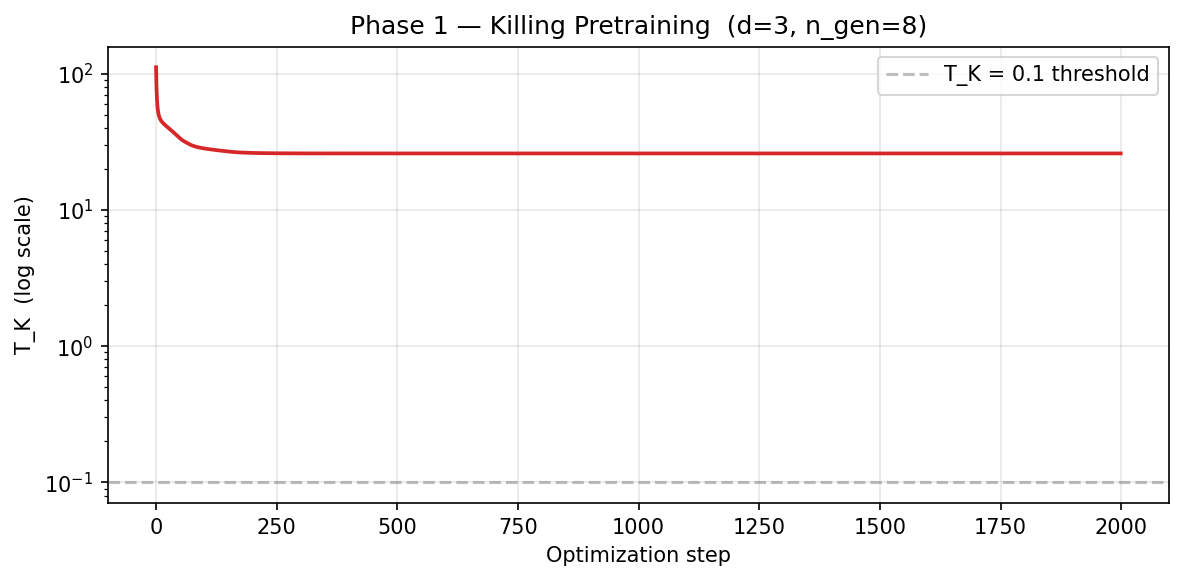
#> input picture scripts/training_ai_test/exp2_pretraining.png, 1183 x 581 px
$ python -i image_encoder.py   (imports and definitions only)
#> lines starting #> are read from the running program, lines starting #| are printed output that depends on the picture; after the words box and inside, x2 and y2 are one past the last pixel; in counts of white or black regions, pixels touching at a corner belong together
"""
Image → Relational Graph → Algebraic Operators
================================================
Converts a raster image (numpy array or PIL Image) into a RelationalGraph
and then into SU(d) adjoint operators for the Killing classifier.

Three graph scales are extracted independently (multi-scale → more operators):

  Scale 1 — Geometric  (pixel/edge level)
    Edge type: "boundary"   — edges between pixels on opposite sides of a gradient
    Edge type: "contour"    — edges along detected contours (Canny)

  Scale 2 — Regional  (superpixel level, ~100 regions)
    Edge type: "region_adj"    — region adjacency graph (shared boundary)
    Edge type: "color_similar" — regions with similar mean colour

  Scale 3 — Semantic  (patch / embedding level)
    Edge type: "patch_sim"    — cosine similarity between 8×8 patch embeddings
    Edge type: "spatial_near" — spatially adjacent patches

Dependencies (all optional):
  - PIL / Pillow   : loading images
  - scikit-image   : Canny, SLIC superpixels, region props
  (Without these, falls back to raw numpy gradient edges.)
"""

import sys
import os
from typing import List, Optional, Tuple

import numpy as np

sys.path.insert(0, os.path.dirname(__file__))
from topology_to_algebra import RelationalGraph, AlgebraicRelation, graph_to_operators


# ============================================================
#  IMAGE LOADING / PREPROCESSING
# ============================================================

def _load_image(img) -> np.ndarray:
    """
    Accept numpy array (H, W) or (H, W, C), PIL Image, or file path.
    Returns (H, W) float64 grayscale in [0, 1].
    """
    # File path
    if isinstance(img, str):
        try:
            from PIL import Image as PILImage     # noqa: PLC0415
            img = np.array(PILImage.open(img).convert("L"), dtype=np.float64) / 255.0
            return img
        except ImportError:
            raise RuntimeError("PIL required for loading image files: pip install Pillow")

    # PIL Image
    try:
        from PIL import Image as PILImage         # noqa: PLC0415
        if isinstance(img, PILImage.Image):
            img = np.array(img.convert("L"), dtype=np.float64) / 255.0
            return img
    except ImportError:
        pass

    # Numpy array
    arr = np.asarray(img, dtype=np.float64)
    if arr.ndim == 3:
        # RGB/RGBA → grayscale (luminance weights)
        if arr.shape[2] == 4:
            arr = arr[:, :, :3]
        arr = 0.2126 * arr[:, :, 0] + 0.7152 * arr[:, :, 1] + 0.0722 * arr[:, :, 2]
    if arr.max() > 1.0:
        arr = arr / 255.0
    return arr


def _resize_if_needed(gray: np.ndarray, max_dim: int = 256) -> np.ndarray:
    """Downsample image if larger than max_dim on any side."""
    h, w = gray.shape
    if max(h, w) <= max_dim:
        return gray
    scale = max_dim / max(h, w)
    new_h, new_w = int(h * scale), int(w * scale)
    # Simple block average downsampling
    from skimage.transform import resize as sk_resize         # noqa: PLC0415
    return sk_resize(gray, (new_h, new_w), anti_aliasing=True)


# ============================================================
#  SCALE 1: GEOMETRIC GRAPH
# ============================================================

def _build_geometric_graph(gray: np.ndarray) -> List[Tuple[int, int, str, float]]:
    """
    Build boundary and contour edges from pixel gradient structure.

    Nodes: downsampled pixel grid (at most 64×64 = 4096 nodes)
    Edges:
      "boundary"  — pairs of 4-connected pixels with large gradient
      "contour"   — Canny edge pixels connected to their 8-neighbours
    """
    # Downsample to ≤ 64×64 for tractability
    h, w = gray.shape
    if max(h, w) > 64:
        scale = 64 / max(h, w)
        new_h, new_w = max(1, int(h * scale)), max(1, int(w * scale))
        try:
            from skimage.transform import resize as sk_resize
            gray = sk_resize(gray, (new_h, new_w), anti_aliasing=True)
        except ImportError:
            # Crude stride-based resize
            sh, sw = max(1, h // new_h), max(1, w // new_w)
            gray = gray[::sh, ::sw][:new_h, :new_w]
        h, w = gray.shape

    n_nodes = h * w
    edges = []

    def idx(r, c):
        return r * w + c

    # Horizontal gradient → boundary edges (left-right pairs)
    grad_h = np.abs(np.diff(gray, axis=1))
    for r in range(h):
        for c in range(w - 1):
            weight = float(grad_h[r, c])
            if weight > 0.05:
                edges.append((idx(r, c), idx(r, c + 1), "boundary", weight))

    # Vertical gradient → boundary edges (top-bottom pairs)
    grad_v = np.abs(np.diff(gray, axis=0))
    for r in range(h - 1):
        for c in range(w):
            weight = float(grad_v[r, c])
            if weight > 0.05:
                edges.append((idx(r, c), idx(r + 1, c), "boundary", weight))

    # Canny contour edges (optional)
    try:
        from skimage.feature import canny                     # noqa: PLC0415
        edges_mask = canny(gray, sigma=1.0)
        contour_pixels = list(zip(*np.where(edges_mask)))
        for (r, c) in contour_pixels:
            for dr, dc in [(-1, 0), (0, -1), (1, 0), (0, 1),
                           (-1, -1), (-1, 1), (1, -1), (1, 1)]:
                nr, nc = r + dr, c + dc
                if 0 <= nr < h and 0 <= nc < w and edges_mask[nr, nc]:
                    edges.append((idx(r, c), idx(nr, nc), "contour", 1.0))
    except ImportError:
        pass

    nodes = [f"px_{r}_{c}" for r in range(h) for c in range(w)]
    return nodes, edges, n_nodes


# ============================================================
#  SCALE 2: REGION ADJACENCY GRAPH
# ============================================================

def _build_region_graph(
    gray: np.ndarray,
    n_segments: int = 100,
) -> Tuple[List[str], List[Tuple[int, int, str, float]]]:
    """
    Build region adjacency graph using SLIC superpixels (requires scikit-image).

    Edge types:
      "region_adj"    — regions sharing a boundary
      "color_similar" — regions with |mean_color_diff| < 0.1
    """
    try:
        from skimage.segmentation import slic                  # noqa: PLC0415
        from skimage.measure import regionprops                # noqa: PLC0415
        from skimage.future.graph import rag_mean_color        # noqa: PLC0415
    except ImportError:
        return [], []

    # Superpixel segmentation
    segments = slic(gray, n_segments=n_segments, compactness=10, channel_axis=None)
    n_regions = segments.max() + 1
    nodes = [f"region_{i}" for i in range(n_regions)]

    # Mean colour per region
    mean_color = np.zeros(n_regions)
    for i in range(n_regions):
        mask = segments == i
        if mask.any():
            mean_color[i] = gray[mask].mean()

    edges = []

    # Adjacency: find touching pairs by scanning horizontal/vertical borders
    seen = set()
    for r in range(segments.shape[0]):
        for c in range(segments.shape[1] - 1):
            a, b = int(segments[r, c]), int(segments[r, c + 1])
            if a != b:
                key = (min(a, b), max(a, b))
                if key not in seen:
                    seen.add(key)
                    edges.append((a, b, "region_adj", 1.0))
    for r in range(segments.shape[0] - 1):
        for c in range(segments.shape[1]):
            a, b = int(segments[r, c]), int(segments[r + 1, c])
            if a != b:
                key = (min(a, b), max(a, b))
                if key not in seen:
                    seen.add(key)
                    edges.append((a, b, "region_adj", 1.0))

    # Colour similarity edges
    for i in range(n_regions):
        for j in range(i + 1, n_regions):
            diff = abs(float(mean_color[i]) - float(mean_color[j]))
            if diff < 0.1:
                edges.append((i, j, "color_similar", 1.0 - diff / 0.1))

    return nodes, edges


# ============================================================
#  SCALE 3: PATCH SIMILARITY GRAPH
# ============================================================

def _build_patch_graph(
    gray: np.ndarray,
    patch_size: int = 8,
    sim_threshold: float = 0.85,
    max_pairs: int = 3000,
) -> Tuple[List[str], List[Tuple[int, int, str, float]]]:
    """
    Build a patch-level graph.

    Each patch_size×patch_size block is a node.
    Edge types:
      "spatial_near" — patches that are immediate neighbours on the grid
      "patch_sim"    — patches with cosine similarity > sim_threshold
    """
    h, w = gray.shape
    ph = h // patch_size
    pw = w // patch_size
    if ph < 2 or pw < 2:
        return [], []

    n_patches = ph * pw

    # Extract patch feature vectors (flattened, normalised)
    patches = np.zeros((n_patches, patch_size * patch_size), dtype=np.float64)
    for i in range(ph):
        for j in range(pw):
            patch = gray[i * patch_size:(i + 1) * patch_size,
                         j * patch_size:(j + 1) * patch_size].ravel()
            norm = np.linalg.norm(patch)
            patches[i * pw + j] = patch / norm if norm > 1e-8 else patch

    nodes = [f"patch_{i // pw}_{i % pw}" for i in range(n_patches)]
    edges = []

    def pidx(i, j):
        return i * pw + j

    # Spatial neighbour edges
    for i in range(ph):
        for j in range(pw):
            if j + 1 < pw:
                edges.append((pidx(i, j), pidx(i, j + 1), "spatial_near", 1.0))
            if i + 1 < ph:
                edges.append((pidx(i, j), pidx(i + 1, j), "spatial_near", 1.0))

    # Cosine similarity edges (among non-neighbouring patches)
    sim = patches @ patches.T
    pairs = []
    for i in range(n_patches):
        for j in range(i + 1, n_patches):
            s = float(sim[i, j])
            if s > sim_threshold:
                pairs.append((i, j, s))

    pairs.sort(key=lambda x: -x[2])
    for i, j, s in pairs[:max_pairs]:
        edges.append((i, j, "patch_sim", s))

    return nodes, edges


# ============================================================
#  PUBLIC API
# ============================================================

def image_to_graph(
    img,
    use_regions: bool = True,
    use_patches: bool = True,
    max_dim: int = 256,
    patch_size: int = 8,
    n_segments: int = 64,
) -> RelationalGraph:
    """
    Convert an image to a multi-scale RelationalGraph.

    Parameters
    ----------
    img          : numpy array (H,W) or (H,W,C), PIL Image, or file path
    use_regions  : extract region adjacency graph (requires scikit-image)
    use_patches  : extract patch similarity graph
    max_dim      : maximum image dimension before downsampling
    patch_size   : patch side length for scale 3
    n_segments   : number of superpixel segments
    """
    gray = _load_image(img)
    gray = _resize_if_needed(gray, max_dim=max_dim)

    all_nodes: List[str] = []
    all_edges: List[Tuple[int, int, str, float]] = []
    node_offset = 0

    # Scale 1: geometric
    geo_nodes, geo_edges, n_geo = _build_geometric_graph(gray)
    all_nodes.extend(geo_nodes)
    all_edges.extend(geo_edges)
    node_offset += n_geo

    # Scale 2: region adjacency
    if use_regions:
        reg_nodes, reg_edges = _build_region_graph(gray, n_segments=n_segments)
        if reg_nodes:
            # Offset node indices to avoid clashes with scale 1
            reg_edges_off = [
                (s + node_offset, t + node_offset, et, w)
                for s, t, et, w in reg_edges
            ]
            all_nodes.extend(reg_nodes)
            all_edges.extend(reg_edges_off)
            node_offset += len(reg_nodes)

    # Scale 3: patch similarity
    if use_patches:
        pat_nodes, pat_edges = _build_patch_graph(gray, patch_size=patch_size)
        if pat_nodes:
            pat_edges_off = [
                (s + node_offset, t + node_offset, et, w)
                for s, t, et, w in pat_edges
            ]
            all_nodes.extend(pat_nodes)
            all_edges.extend(pat_edges_off)

    return RelationalGraph(nodes=all_nodes, edges=all_edges)


# [35 lines left out: function image_to_operators, not called in this run]

>>> import cv2
>>> picture = cv2.imread('../training_ai_test/exp2_pretraining.png', cv2.IMREAD_GRAYSCALE)
>>> result = image_to_graph(picture)
#> in _resize_if_needed, `return sk_resize(gray, (new_h, new_w), anti_aliasing=True)`:
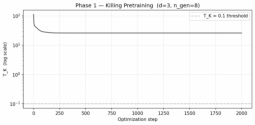
#> returned value: shape (125, 255) float64; min 0.311, max 1, mean 0.975
#> in _build_geometric_graph, `grad_h = np.abs(np.diff(gray, axis=1))`:
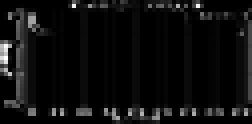
#> grad_h: shape (31, 63) float64 (shown 4 times larger); min 0, max 0.189, mean 0.0106; drawn with min black and max white
#> after the loop in _build_geometric_graph, `for r in range(h):`: edges = 142 items, first 6: (18, 19, 'boundary', 0.07), (49, 50, 'boundary', 0.0551), (82, 83, 'boundary', 0.179), (86, 87, 'boundary', 0.109), (89, 90, 'boundary', 0.0676), (90, 91, 'boundary', 0.0637)
#> in _build_geometric_graph, `grad_v = np.abs(np.diff(gray, axis=0))`:
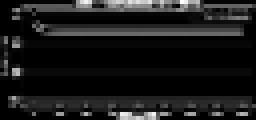
#> grad_v: shape (30, 64) float64 (shown 4 times larger); min 0, max 0.22, mean 0.0227; drawn with min black and max white
#> after the loop in _build_geometric_graph, `for r in range(h - 1):`: edges = 470 items, first 6: (18, 19, 'boundary', 0.07), (49, 50, 'boundary', 0.0551), (82, 83, 'boundary', 0.179), (86, 87, 'boundary', 0.109), (89, 90, 'boundary', 0.0676), (90, 91, 'boundary', 0.0637)
#> in _build_geometric_graph, `edges_mask = canny(gray, sigma=1.0)`:
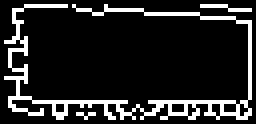
#> edges_mask: shape (31, 64) bool (shown 4 times larger); 14.3% white in thin lines or dots
#> in _build_geometric_graph, `contour_pixels = list(zip(*np.where(edges_mask)))`: contour_pixels = 283 pairs, first value 1 to 29, second value 1 to 62
#> the loop in _build_geometric_graph, `for (r, c) in contour_pixels:` made 283 passes
#> (r, c) on passes 1 to 3: (1, 6), (1, 7), (1, 8)
#> after the loop in _build_geometric_graph, `for (r, c) in contour_pixels:`: edges = 1216 items, first 6: (18, 19, 'boundary', 0.07), (49, 50, 'boundary', 0.0551), (82, 83, 'boundary', 0.179), (86, 87, 'boundary', 0.109), (89, 90, 'boundary', 0.0676), (90, 91, 'boundary', 0.0637)
#> in _build_geometric_graph, `nodes = [f"px_{r}_{c}" for r in range(h) for c in range(w)]`: nodes = 1984 items, first 6: 'px_0_0', 'px_0_1', 'px_0_2', 'px_0_3', 'px_0_4', 'px_0_5'
#> in image_to_graph, `geo_nodes, geo_edges, n_geo = _build_geometric_graph(gray)`: geo_nodes has the same summary as nodes in _build_geometric_graph; geo_edges has the same summary as edges in _build_geometric_graph; n_geo = 1984
#> in _build_region_graph, `segments = slic(gray, n_segments=n_segments, compactness=10, channel_a..`:
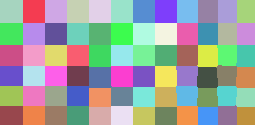
#> segments: shape (125, 255) int64; 72 distinct labels, from 1 to 72; one colour per label, 0 black
#> in _build_region_graph, `n_regions = segments.max() + 1`: n_regions = 73
#> the loop in _build_region_graph, `for i in range(n_regions):` made 73 passes
#> pass 3, in _build_region_graph, `mask = segments == i`:
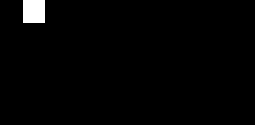
#> mask: shape (125, 255) bool; 1.6% white; 1 white region, box (x1, y1, x2, y2) and area: (23, 0, 45, 23) 506
#> after the loop in _build_region_graph, `for i in range(n_regions):`: mean_color = 73 values, max 0.999 at index 62, min 0 at index 0, mean 0.962
#> after the loop in _build_region_graph, `for r in range(segments.shape[0]):`: edges = 87 items, first 6: (1, 2, 'region_adj', 1), (2, 3, 'region_adj', 1), (3, 4, 'region_adj', 1), (4, 5, 'region_adj', 1), (5, 6, 'region_adj', 1), (6, 7, 'region_adj', 1); seen = 87 items
#> after the loop in _build_region_graph, `for r in range(segments.shape[0] - 1):`: edges = 146 items, first 6: (1, 2, 'region_adj', 1), (2, 3, 'region_adj', 1), (3, 4, 'region_adj', 1), (4, 5, 'region_adj', 1), (5, 6, 'region_adj', 1), (6, 7, 'region_adj', 1); seen = 146 items
#> after the loop in _build_region_graph, `for i in range(n_regions):`: edges = 2690 items, first 6: (1, 2, 'region_adj', 1), (2, 3, 'region_adj', 1), (3, 4, 'region_adj', 1), (4, 5, 'region_adj', 1), (5, 6, 'region_adj', 1), (6, 7, 'region_adj', 1)
#> in image_to_graph, `reg_nodes, reg_edges = _build_region_graph(gray, n_segments=n_segments)`: reg_nodes = 73 items, first 6: 'region_0', 'region_1', 'region_2', 'region_3', 'region_4', 'region_5'; reg_edges has the same summary as edges in _build_region_graph
#> in image_to_graph, `reg_edges_off = [ (s + node_offset, t + node_offset, et, w) for s, t, ..`: reg_edges_off = 2690 items, first 6: (1985, 1986, 'region_adj', 1), (1986, 1987, 'region_adj', 1), (1987, 1988, 'region_adj', 1), (1988, 1989, 'region_adj', 1), (1989, 1990, 'region_adj', 1), (1990, 1991, 'region_adj', 1)
#> in image_to_graph, `node_offset += len(reg_nodes)`: node_offset = 2057
#> after the loop in _build_patch_graph, `for i in range(ph):`:
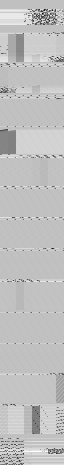
#> patches: shape (465, 64) float64; min 0.044, max 0.151, mean 0.125; drawn with min black and max white
#> after the loop in _build_patch_graph, `for i in range(n_patches):`: pairs = 107880 items
#> the loop in _build_patch_graph, `for i, j, s in pairs[:max_pairs]:` made 3000 passes
#> (i, j) on passes 1 to 3: (209, 240), (209, 271), (209, 333)
#> after the loop in _build_patch_graph, `for i, j, s in pairs[:max_pairs]:`: edges = 3884 items, first 6: (0, 1, 'spatial_near', 1), (0, 31, 'spatial_near', 1), (1, 2, 'spatial_near', 1), (1, 32, 'spatial_near', 1), (2, 3, 'spatial_near', 1), (2, 33, 'spatial_near', 1)
#> in image_to_graph, `pat_nodes, pat_edges = _build_patch_graph(gray, patch_size=patch_size)`: pat_nodes = 465 items, first 6: 'patch_0_0', 'patch_0_1', 'patch_0_2', 'patch_0_3', 'patch_0_4', 'patch_0_5'; pat_edges has the same summary as edges in _build_patch_graph
#> in image_to_graph, `pat_edges_off = [ (s + node_offset, t + node_offset, et, w) for s, t, ..`: pat_edges_off = 3884 items, first 6: (2057, 2058, 'spatial_near', 1), (2057, 2088, 'spatial_near', 1), (2058, 2059, 'spatial_near', 1), (2058, 2089, 'spatial_near', 1), (2059, 2060, 'spatial_near', 1), (2059, 2090, 'spatial_near', 1)

$ run again, on scripts/training_ai_test/exp3_generators_algnetfree.png
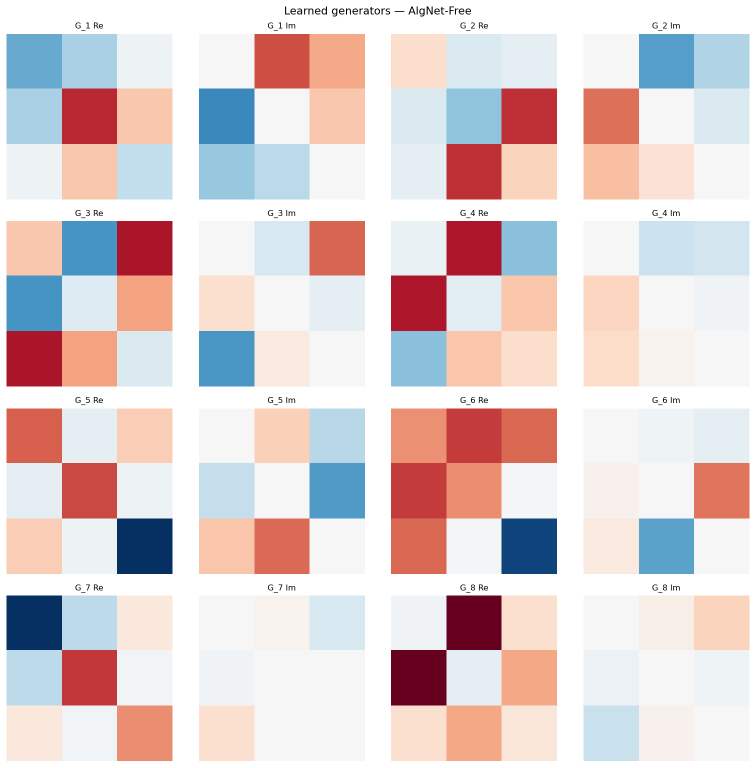
#> input picture scripts/training_ai_test/exp3_generators_algnetfree.png, 1511 x 1535 px (shown at 1/2 size)
#> after the loop in _build_geometric_graph, `for r in range(h):`: edges = 946 items, first 6: (22, 23, 'boundary', 0.0646), (31, 32, 'boundary', 0.0547), (33, 34, 'boundary', 0.0549), (38, 39, 'boundary', 0.071), (84, 85, 'boundary', 0.0548), (95, 96, 'boundary', 0.0594)
#> after the loop in _build_geometric_graph, `for r in range(h - 1):`: edges = 1870 items, first 6: (22, 23, 'boundary', 0.0646), (31, 32, 'boundary', 0.0547), (33, 34, 'boundary', 0.0549), (38, 39, 'boundary', 0.071), (84, 85, 'boundary', 0.0548), (95, 96, 'boundary', 0.0594)
#> edges_mask: shape (64, 62) bool; 22.2% white in thin lines or dots
#> contour_pixels = 882 pairs, first value 1 to 62, second value 1 to 60
#> the loop in _build_geometric_graph, `for (r, c) in contour_pixels:` made 882 passes
#> (r, c) on passes 1 to 3: (1, 33), (1, 34), (1, 35)
#> after the loop in _build_geometric_graph, `for (r, c) in contour_pixels:`: edges = 4316 items, first 6: (22, 23, 'boundary', 0.0646), (31, 32, 'boundary', 0.0547), (33, 34, 'boundary', 0.0549), (38, 39, 'boundary', 0.071), (84, 85, 'boundary', 0.0548), (95, 96, 'boundary', 0.0594)
#> in _build_geometric_graph, `nodes = [f"px_{r}_{c}" for r in range(h) for c in range(w)]`: nodes = 3968 items, first 6: 'px_0_0', 'px_0_1', 'px_0_2', 'px_0_3', 'px_0_4', 'px_0_5'
#> geo_nodes has the same summary as nodes in _build_geometric_graph; geo_edges has the same summary as edges in _build_geometric_graph; n_geo = 3968
#> in _build_region_graph, `segments = slic(gray, n_segments=n_segments, compactness=10, channel_a..`:
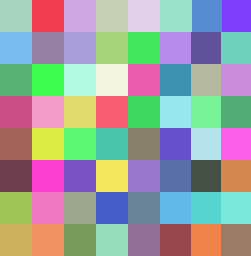
#> segments: shape (256, 251) int64; 64 distinct labels, from 1 to 64; one colour per label, 0 black
#> n_regions = 65
#> after the loop in _build_region_graph, `for i in range(n_regions):`: mean_color = 65 values, max 0.974 at index 60, min 0 at index 0, mean 0.821
#> after the loop in _build_region_graph, `for r in range(segments.shape[0]):`: edges = 56 items, first 6: (1, 2, 'region_adj', 1), (2, 3, 'region_adj', 1), (3, 4, 'region_adj', 1), (4, 5, 'region_adj', 1), (5, 6, 'region_adj', 1), (6, 7, 'region_adj', 1); seen = 56 items
#> after the loop in _build_region_graph, `for r in range(segments.shape[0] - 1):`: edges = 114 items, first 6: (1, 2, 'region_adj', 1), (2, 3, 'region_adj', 1), (3, 4, 'region_adj', 1), (4, 5, 'region_adj', 1), (5, 6, 'region_adj', 1), (6, 7, 'region_adj', 1); seen = 114 items
#> after the loop in _build_region_graph, `for i in range(n_regions):`: edges = 1082 items, first 6: (1, 2, 'region_adj', 1), (2, 3, 'region_adj', 1), (3, 4, 'region_adj', 1), (4, 5, 'region_adj', 1), (5, 6, 'region_adj', 1), (6, 7, 'region_adj', 1)
#> reg_nodes = 65 items, first 6: 'region_0', 'region_1', 'region_2', 'region_3', 'region_4', 'region_5'; reg_edges has the same summary as edges in _build_region_graph
#> reg_edges_off = 1082 items, first 6: (3969, 3970, 'region_adj', 1), (3970, 3971, 'region_adj', 1), (3971, 3972, 'region_adj', 1), (3972, 3973, 'region_adj', 1), (3973, 3974, 'region_adj', 1), (3974, 3975, 'region_adj', 1)
#> in image_to_graph, `node_offset += len(reg_nodes)`: node_offset = 4033
#> in _build_patch_graph, `sim = patches @ patches.T`:
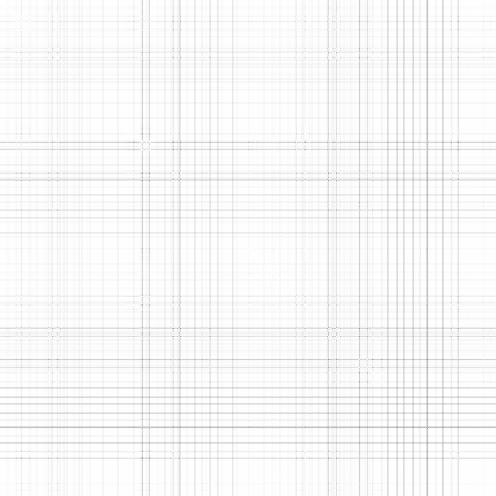
#> sim: shape (992, 992) float64 (shown at 1/2 size); min 0.315, max 1, mean 0.972
#> after the loop in _build_patch_graph, `for i in range(n_patches):`: pairs = 470198 items
#> the loop in _build_patch_graph, `for i, j, s in pairs[:max_pairs]:` made 3000 passes
#> (i, j) on passes 1 to 3: (288, 304), (247, 464), (464, 712)
#> after the loop in _build_patch_graph, `for i, j, s in pairs[:max_pairs]:`: edges = 4921 items, first 6: (0, 1, 'spatial_near', 1), (0, 31, 'spatial_near', 1), (1, 2, 'spatial_near', 1), (1, 32, 'spatial_near', 1), (2, 3, 'spatial_near', 1), (2, 33, 'spatial_near', 1)
#> pat_nodes = 992 items, first 6: 'patch_0_0', 'patch_0_1', 'patch_0_2', 'patch_0_3', 'patch_0_4', 'patch_0_5'; pat_edges has the same summary as edges in _build_patch_graph
#> pat_edges_off = 4921 items, first 6: (4033, 4034, 'spatial_near', 1), (4033, 4064, 'spatial_near', 1), (4034, 4035, 'spatial_near', 1), (4034, 4065, 'spatial_near', 1), (4035, 4036, 'spatial_near', 1), (4035, 4066, 'spatial_near', 1)
